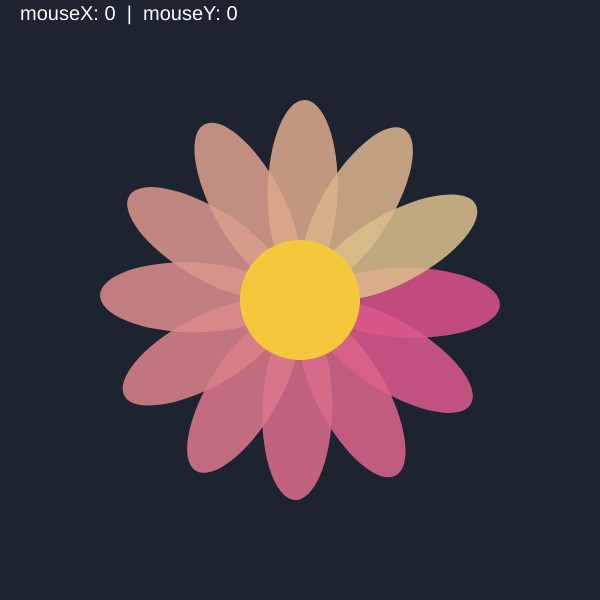
Frame 1 (no input)
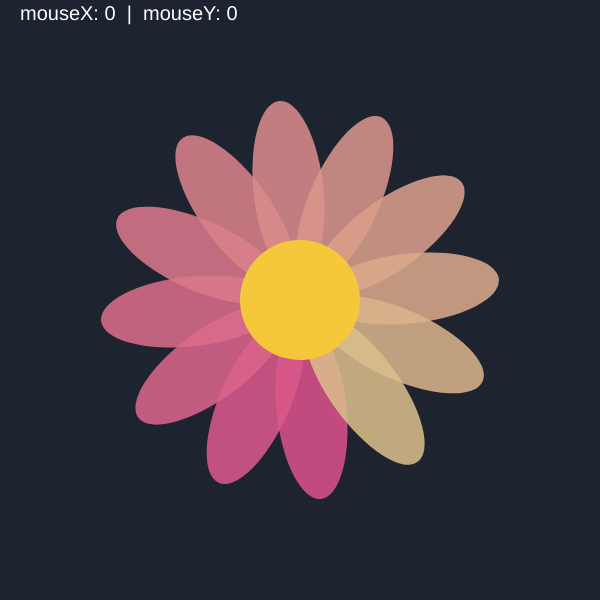
Frame 60 (no input)
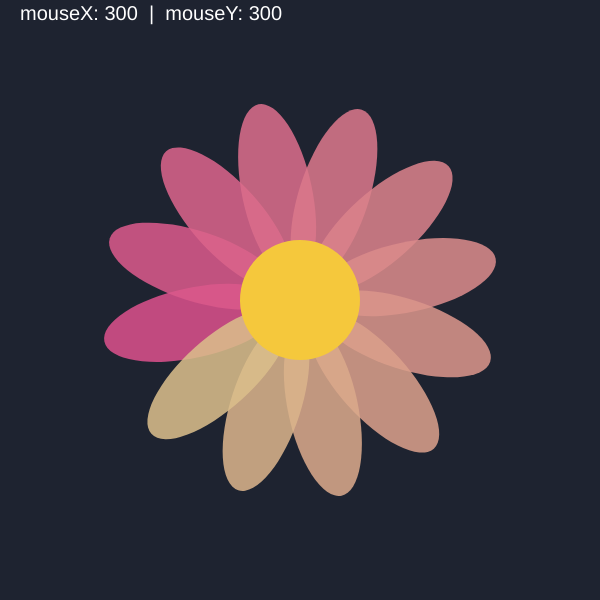
Frame 120 (the mouse pressed at the canvas centre since frame 60)

The p5.js sketch that drew these frames (run headless with seeded random() and noise() and a simulated clock; from frame 60 on, the mouse is pressed at the canvas centre):

// p5.js sketch
// ── sketch.js
function setup() {
  createCanvas(600, 600);
  angleMode(DEGREES);
  noStroke();
}

function draw() {
  background(30, 35, 48);
  fill(255); // bianco
  textSize(20); // per ingradire testo
  text("mouseX: " + mouseX + 
    "  |  mouseY: " + mouseY,20,20)

  // parametri
  let cx = width / 2;
  let cy = height / 2;
  let petals = 12;        // numero di petali
  let petalDist = 110;    // distanza del centro del petalo dal centro del fiore
  let petalW = 180;       // larghezza del petalo (ellipse width)
  let petalH = 70;        // altezza del petalo (ellipse height)

  push();
  translate(cx, cy);
  // anima lenta della rotazione per farlo "vivere"
  rotate(frameCount * 1.4);
  
  for (let i = 0; i < petals; i++) {
    push();
    rotate(i * 360 / petals);      // distribuisci i petali
    translate(petalDist, 0);       // sposta il petalo fuori dal centro
    fill(220, 80 + i * 10 % 120, 140, 220);
    ellipse(0, 0, petalW, petalH);
    pop();
  }

  // centro del fiore
  fill(245, 200, 60);
  ellipse(0, 0, 120, 120);
  pop();
}
